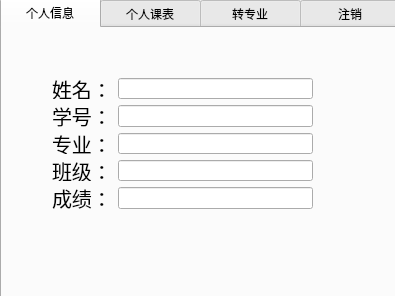
<?xml version="1.0" encoding="UTF-8"?>
<ui version="4.0">
 <class>dlgStu</class>
 <widget class="QDialog" name="dlgStu">
  <property name="geometry">
   <rect>
    <x>0</x>
    <y>0</y>
    <width>395</width>
    <height>296</height>
   </rect>
  </property>
  <property name="windowTitle">
   <string> 欢迎使用 本系统</string>
  </property>
  <widget class="QTabWidget" name="tabWidget">
   <property name="geometry">
    <rect>
     <x>0</x>
     <y>-2</y>
     <width>400</width>
     <height>301</height>
    </rect>
   </property>
   <property name="styleSheet">
    <string notr="true">QTabBar::tab{height:30}
QTabBar::tab{width:100}
</string>
   </property>
   <property name="tabPosition">
    <enum>QTabWidget::North</enum>
   </property>
   <property name="tabShape">
    <enum>QTabWidget::Rounded</enum>
   </property>
   <property name="currentIndex">
    <number>0</number>
   </property>
   <property name="iconSize">
    <size>
     <width>16</width>
     <height>16</height>
    </size>
   </property>
   <widget class="QWidget" name="tab">
    <attribute name="title">
     <string>个人信息</string>
    </attribute>
    <widget class="QWidget" name="layoutWidget">
     <property name="geometry">
      <rect>
       <x>50</x>
       <y>50</y>
       <width>261</width>
       <height>131</height>
      </rect>
     </property>
     <layout class="QFormLayout" name="formLayout">
      <item row="0" column="0">
       <widget class="QLabel" name="label">
        <property name="font">
         <font>
          <pointsize>15</pointsize>
         </font>
        </property>
        <property name="text">
         <string>姓名：</string>
        </property>
       </widget>
      </item>
      <item row="0" column="1">
       <widget class="QLineEdit" name="lineEdit">
        <property name="alignment">
         <set>Qt::AlignCenter</set>
        </property>
        <property name="readOnly">
         <bool>true</bool>
        </property>
       </widget>
      </item>
      <item row="1" column="0">
       <widget class="QLabel" name="label_2">
        <property name="font">
         <font>
          <pointsize>15</pointsize>
         </font>
        </property>
        <property name="text">
         <string>学号：</string>
        </property>
       </widget>
      </item>
      <item row="1" column="1">
       <widget class="QLineEdit" name="lineEdit_2">
        <property name="alignment">
         <set>Qt::AlignCenter</set>
        </property>
        <property name="readOnly">
         <bool>true</bool>
        </property>
       </widget>
      </item>
      <item row="2" column="0">
       <widget class="QLabel" name="label_3">
        <property name="font">
         <font>
          <pointsize>15</pointsize>
         </font>
        </property>
        <property name="text">
         <string>专业：</string>
        </property>
       </widget>
      </item>
      <item row="2" column="1">
       <widget class="QLineEdit" name="lineEdit_3">
        <property name="alignment">
         <set>Qt::AlignCenter</set>
        </property>
        <property name="readOnly">
         <bool>true</bool>
        </property>
       </widget>
      </item>
      <item row="3" column="0">
       <widget class="QLabel" name="label_4">
        <property name="font">
         <font>
          <pointsize>15</pointsize>
         </font>
        </property>
        <property name="text">
         <string>班级：</string>
        </property>
       </widget>
      </item>
      <item row="3" column="1">
       <widget class="QLineEdit" name="lineEdit_4">
        <property name="styleSheet">
         <string notr="true"/>
        </property>
        <property name="alignment">
         <set>Qt::AlignCenter</set>
        </property>
        <property name="readOnly">
         <bool>true</bool>
        </property>
       </widget>
      </item>
      <item row="4" column="0">
       <widget class="QLabel" name="label_5">
        <property name="font">
         <font>
          <pointsize>15</pointsize>
         </font>
        </property>
        <property name="text">
         <string>成绩：</string>
        </property>
       </widget>
      </item>
      <item row="4" column="1">
       <widget class="QLineEdit" name="lineEdit_5">
        <property name="alignment">
         <set>Qt::AlignCenter</set>
        </property>
        <property name="readOnly">
         <bool>true</bool>
        </property>
       </widget>
      </item>
     </layout>
    </widget>
   </widget>
   <widget class="QWidget" name="tab_2">
    <attribute name="title">
     <string>个人课表</string>
    </attribute>
    <widget class="QTableView" name="tableView">
     <property name="geometry">
      <rect>
       <x>0</x>
       <y>10</y>
       <width>391</width>
       <height>261</height>
      </rect>
     </property>
     <property name="styleSheet">
      <string notr="true"/>
     </property>
     <property name="editTriggers">
      <set>QAbstractItemView::NoEditTriggers</set>
     </property>
    </widget>
   </widget>
   <widget class="QWidget" name="tab_3">
    <attribute name="title">
     <string>转专业</string>
    </attribute>
    <widget class="QWidget" name="layoutWidget">
     <property name="geometry">
      <rect>
       <x>90</x>
       <y>40</y>
       <width>201</width>
       <height>161</height>
      </rect>
     </property>
     <layout class="QGridLayout" name="gridLayout">
      <item row="0" column="1">
       <widget class="QLineEdit" name="lineEdit_6">
        <property name="alignment">
         <set>Qt::AlignCenter</set>
        </property>
        <property name="readOnly">
         <bool>true</bool>
        </property>
       </widget>
      </item>
      <item row="1" column="0">
       <widget class="QLabel" name="label_7">
        <property name="text">
         <string>可转专业：</string>
        </property>
        <property name="textFormat">
         <enum>Qt::AutoText</enum>
        </property>
       </widget>
      </item>
      <item row="3" column="0" colspan="2">
       <widget class="QPushButton" name="pushButton_2">
        <property name="text">
         <string>确认转入</string>
        </property>
       </widget>
      </item>
      <item row="0" column="0">
       <widget class="QLabel" name="label_6">
        <property name="text">
         <string>当前专业：</string>
        </property>
       </widget>
      </item>
      <item row="1" column="1">
       <widget class="QComboBox" name="comboBox"/>
      </item>
      <item row="2" column="0">
       <widget class="QLabel" name="label_8">
        <property name="text">
         <string>剩余人数：</string>
        </property>
       </widget>
      </item>
      <item row="2" column="1">
       <widget class="QLineEdit" name="lineEdit_7">
        <property name="alignment">
         <set>Qt::AlignCenter</set>
        </property>
        <property name="readOnly">
         <bool>true</bool>
        </property>
       </widget>
      </item>
     </layout>
    </widget>
   </widget>
   <widget class="QWidget" name="tab_4">
    <attribute name="title">
     <string>注销</string>
    </attribute>
    <widget class="QPushButton" name="pushButton">
     <property name="geometry">
      <rect>
       <x>130</x>
       <y>90</y>
       <width>111</width>
       <height>61</height>
      </rect>
     </property>
     <property name="text">
      <string>确认注销</string>
     </property>
    </widget>
   </widget>
  </widget>
 </widget>
 <resources/>
 <connections/>
</ui>
